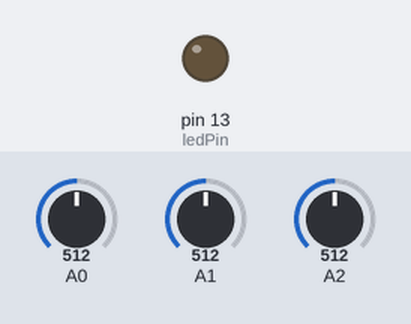
Recording of a sketch running on a simulated Arduino Uno, built with avr-gcc and run on an emulated ATmega328P. Parts: output pins drawn as LEDs (lit = HIGH). The inputs (shaded band) are chosen by the test bench; at power-on: A0 = 512, A1 = 512, A2 = 512.

Above: at 0.04 s.
Timing chart, 0 to 3.0 s (numbered marks = the images above):
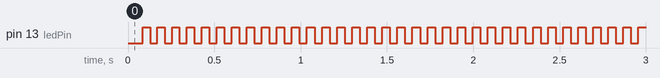

The sketch:

serial.ino
```cpp
/*  Serial Test code
    Sends "testing..." over the serial connection once per second
    while blinking the LED on pin 13. Used for testing serial devices
    such as the XBee.

    Adapted from the SoftSerial Demonstration code
*/
#include <SoftwareSerial.h>

#define ledPin 13
byte pinState = 0;
int counter = 0;
SoftwareSerial serial(6,7); //RX, TX

float x, y, z;

void setup()  {
  pinMode(ledPin, OUTPUT);
  serial.begin(9600);
}
void loop() {
  x = analogRead(2);
  y = analogRead(1);
  z = analogRead(0);

  serial.print("Counter=");
  serial.print(counter++);
  serial.print("|x=");
  serial.print(x);
  serial.print("|y=");
  serial.print(y);
  serial.print("|z=");
  serial.print(z);
  serial.println("|");
  // toggle an LED just so you see the thing's alive.
  toggle(13);
}
void toggle(int pinNum) {
  // set the LED pin using the pinState variable:
  digitalWrite(pinNum, pinState);
  // if pinState = 0, set it to 1, and vice versa:
  pinState = !pinState;
}
```

Measured:
- by itself, pin 13 (ledPin): alternates HIGH for 0.05 s and LOW for 0.05 s
